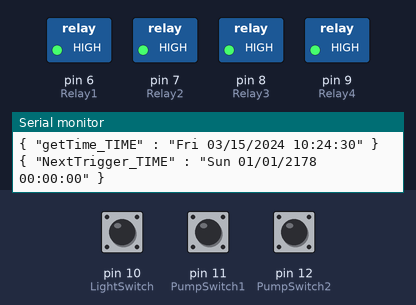
Recording of a sketch running on a simulated Arduino Uno, built with avr-gcc and run on an emulated ATmega328P. Shown: switched loads named in the sketch (green lamp = pin HIGH), the last lines printed to the serial monitor. Dashed ring = blinking. Inputs (shaded band) come from the test bench; at power-on: pin 10 (LightSwitch) LOW, pin 11 (PumpSwitch1) LOW, pin 12 (PumpSwitch2) LOW. The local clock reads 2024-03-15 10:24:30 at power-on unless the sketch sets it.

Above: at 1.2 s.
1.3 s: pin 10 (LightSwitch) pulled HIGH for 3.2 s
At 5.2 s:
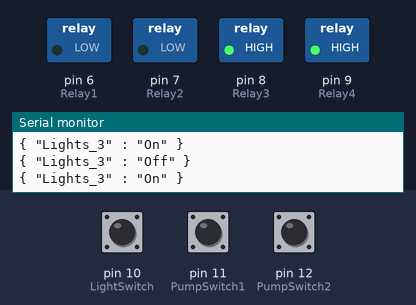
6.0 s: pin 11 (PumpSwitch1) pulled HIGH for 3.2 s
At 6.8 s:
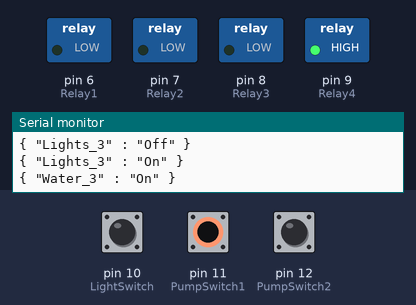
10.7 s: pin 12 (PumpSwitch2) pulled HIGH for 1 s
At 11.3 s:
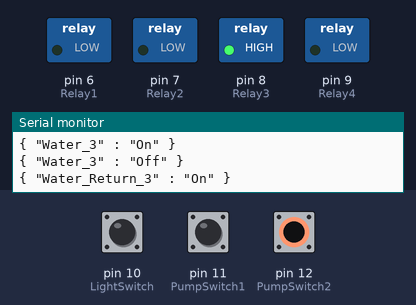
13.2 s: pin 10 (LightSwitch) pulled HIGH for 1 s
At 15.1 s:
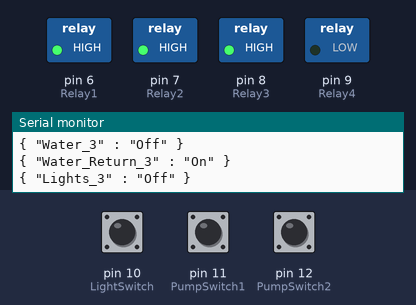
15.7 s: pin 11 (PumpSwitch1) pulled HIGH for 1 s
At 16.8 s:
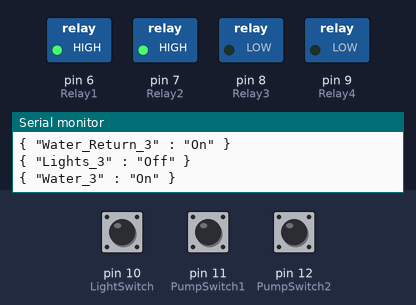
18.2 s: pin 12 (PumpSwitch2) pulled HIGH for 3.2 s
At 22.4 s:
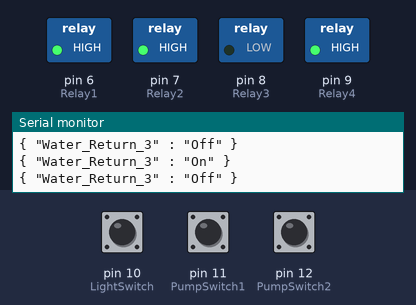
Timing chart, 0 to 23.9 s (numbered marks = the images above; inputs shaded):
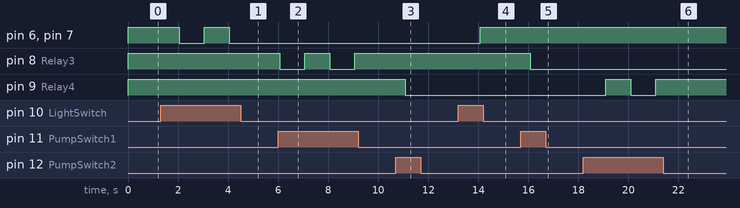

Measured:
- after the input at 1.3 s, pin 6 (Relay1), pin 7 (Relay2): HIGH → LOW after 0.74 s, → HIGH 1.0 s later, → LOW 1.0 s later
- after the input at 6.0 s, pin 8 (Relay3): alternates HIGH for 1.0 s and LOW for 1.0 s, starting after 0.06 s
- after the input at 10.7 s, pin 9 (Relay4): HIGH → LOW after 0.37 s
- after the input at 13.2 s, pin 6 (Relay1), pin 7 (Relay2): LOW → HIGH after 0.88 s
- after the input at 15.7 s, pin 8 (Relay3): HIGH → LOW after 0.38 s
- after the input at 18.2 s, pin 9 (Relay4): LOW → HIGH after 0.89 s, → LOW 1.0 s later, → HIGH 1.0 s later

The sketch:

WithRTC.ino
```cpp
// modes
// mode 1: 18 hours
// mode 2: 16 hours
// mode 3: 12 hours
// mode 4 test
int mode = 3;

// Water
int timesPerWeek = 6;
int duration = 15;

String indexNO = "3";
int realStartDay = 2;            // Sunday is really 1, 2 is Monday
int startDay = realStartDay + 5; // 1 is Sunday, WTF
int startHour = 6;
int startMinute = 4;

// CONNECTIONS:
// DS1302 CLK/SCLK
#define SCLK 5
// DS1302 DAT/IO
#define DAT 4
// DS1302 RST/CE
#define RST 2

// DS1302 VCC --> 3.3v - 5v
// DS1302 GND --> GND
// RST  --> 2
// DAT  --> 4
// SCLK  --> 5
// Relay1  --> 6
// Relay2  --> 7
// Relay3  --> 8
// Relay4  --> 9
// LightSwitch --> 10
// PumpSwitch1 --> 11
// PumpSwitch2 --> 12

const unsigned int MAX_MESSAGE_LENGTH = 255;

#include <ThreeWire.h>
#include <RtcDS1302.h>
#include <TimeLib.h>
#include <TimeAlarms.h>

int Relay1 = 6;
int Relay2 = 7;
int Relay3 = 8;
int Relay4 = 9;
int LightSwitch = 10; // instant on/off
int PumpSwitch1 = 11; // instant on/off
int PumpSwitch2 = 12; // instant on/off

int LightsONOFF = 0;
int PumpONOFF1 = 0;
int PumpONOFF2 = 0;

ThreeWire myWire(DAT, SCLK, RST); // DAT/IO, CLK/SCLK, RST/CE
RtcDS1302<ThreeWire> Rtc(myWire);

// Red Relay - OFF LOW
// Blue Relay - OFF HIGH
#define ON LOW
#define OFF HIGH

void setup()
{
  Serial.begin(115200);

  pinMode(Relay1, OUTPUT);
  pinMode(Relay2, OUTPUT);
  pinMode(Relay3, OUTPUT);
  pinMode(Relay4, OUTPUT);
  pinMode(LightSwitch, INPUT);
  pinMode(PumpSwitch1, INPUT);
  pinMode(PumpSwitch2, INPUT);

  digitalWrite(Relay1, OFF);
  digitalWrite(Relay2, OFF);
  digitalWrite(Relay3, OFF);
  digitalWrite(Relay4, OFF);

  Serial.println(__FILE__);
  Serial.println("Mode = " + String(mode));
  Serial.print("compiled: ");
  Serial.print(__DATE__);
  Serial.print(" ");
  Serial.println(__TIME__);

  Rtc.Begin();

  RtcDateTime compiled = RtcDateTime(__DATE__, __TIME__);
  RtcDateTime errorDate = RtcDateTime(2165, 165, 165, 0, 0, 0);


  if (!Rtc.IsDateTimeValid())
  {
    // Common Causes:
    //    1) first time you ran and the device wasn't running yet
    //    2) the battery on the device is low or even missing

    Serial.println("RTC lost confidence in the DateTime!");
    Rtc.SetDateTime(compiled);
  }

  if (Rtc.GetIsWriteProtected())
  {
    Serial.println("RTC was write protected, enabling writing now");
    Rtc.SetIsWriteProtected(false);
  }

  if (!Rtc.GetIsRunning())
  {
    Serial.println("RTC was not actively running, starting now");
    Rtc.SetIsRunning(true);
  }

  RtcDateTime _time = Rtc.GetDateTime();
  bool Time_Error = false;
  if (_time < compiled)
  {
    Serial.println("RTC is older than compile time!  (Updating DateTime)");
    if (_time > errorDate)
    {
      Serial.println("RTC is older than compile time! But it is 165/165/2165 37:165 (Update canceled)");
      Time_Error = true;
    }
    else
    {
      Serial.println("WTF");
      Rtc.SetDateTime(compiled); // should never execute
    }
  }
  else if (_time > compiled)
  {
    // this is normal operation
    printJSON(compiled, "compiled", "");
    Serial.println("RTC is newer than compile time. (this is expected)");
  }
  else if (_time == compiled)
  {
    Serial.println("RTC is the same as compile time! (not expected but all is fine)");
  }

  if (Time_Error)
  {
    // setTime(compiled.Unix32Time());
    // the RTC is not attached
    // setTime(compiled.Hour(), compiled.Minute(), compiled.Second(), compiled.Day(), compiled.Month(), compiled.Year());
    setTime(compiled.Unix32Time());
  }
  else
  {
    if (_time.Unix32Time() == 2313941504)
    {
      Serial.println("bad");
      Rtc.SetDateTime(compiled);
      _time = Rtc.GetDateTime();
    }
    setTime(_time.Unix32Time() );
  }

  // Time update, should update every night
  //Alarm.alarmRepeat(dowFriday, 0, 2, 0, ReadRTC); // reset the time at midnight once a week on Sunday
  Alarm.alarmRepeat(0, 2, 0, ReadRTC);  //daily at 2:00am

  if (mode == 1)
  {
    // Lights 18 hours
    Alarm.alarmRepeat(6, 0, 0, LightsON);
    Alarm.alarmRepeat(23, 55, 00, LightsOFF);
  }

  if (mode == 2)
  {
    // Lights grow 16 hours
    Alarm.alarmRepeat(7, 0, 0, LightsON);
    Alarm.alarmRepeat(23, 0, 0, LightsOFF);
  }

  if (mode == 3)
  {
    // Lights bud 12 hours
    Alarm.alarmRepeat(9, 0, 0, LightsON);
    Alarm.alarmRepeat(21, 0, 0, LightsOFF);
  }

  if (mode == 4)
  {
    // Lights
    Alarm.alarmRepeat(11, 42, 0, LightsON);
    Alarm.alarmRepeat(11, 43, 0, LightsOFF);
  }

  if (mode == 5)
  {
    // Lights
    Serial.println("No Lights");
  }

  //  let's water
  for (int i = 1; i <= timesPerWeek; i++)
  {
    Serial.print(i);
    Serial.print(F(": "));
    Serial.print(lieDow(startDay));
    Serial.print(F(" "));
    Serial.print(startHour);
    Serial.print(F(":"));
    Serial.println(startMinute);

    Alarm.alarmRepeat(getRealDow(startDay), startHour, startMinute, 0, WaterOn);  //
    Alarm.alarmRepeat(getRealDow(startDay), startHour, startMinute, duration, WaterOff);
    calcTimes();
  }
  printJSON(getRTCDateTime(now()), "getTime", "");
  printJSON(getRTCDateTime(Alarm.getNextTrigger()), "NextTrigger", "");
}

void loop()
{
  readSerial();
  readSwitch();
  Alarm.delay(1000); // tick
}

void config() {
  Serial.println("CONFIGdevice_class:light,name:Light 3 Binary Sensor,value_template:{{value_json.L3BS}},payload_on:SWITCHlightOn,payload_off:SWITCHlightOff");
}

void readSerial()
{
  while (Serial.available() > 0)
  {
    // Create a place to hold the incoming message
    static char message[MAX_MESSAGE_LENGTH];
    static unsigned int message_pos = 0;

    // Read the next available byte in the serial receive buffer
    char inByte = Serial.read();

    // Message coming in (check not terminating character) and guard for over message size
    if (inByte != ';' && (message_pos < MAX_MESSAGE_LENGTH - 1))
    {
      // Add the incoming byte to our message
      message[message_pos] = inByte;
      // Serial.println(inByte);
      message_pos++;
      // Serial.println(message_pos);
      //Serial.println(String(message));
    }
    // Full message received...
    else
    {
      // Add null character to string
      message[message_pos] = '\0';
      // Serial.println(String(message));

      // Reset for the next message
      message_pos = 0;
      // Serial.print("Message: ");
      // Serial.println(String(message));

      // Lights_3_On
      if (String(message) == "Lights_" + indexNO + "_On")
      {
        LightsON();
      }
      if (String(message) == "Lights_" + indexNO + "_Off")
      {
        LightsOFF();
      }
      if (String(message) == "Water_" + indexNO + "_On")
      {
        WaterOn();
      }
      if (String(message) == "Water_" + indexNO + "_Off")
      {
        // Water_3_Off;
        WaterOff();
      }
      if (String(message) == "Water_Return_" + indexNO + "_On")
      {
        WaterReturnOn();
      }
      if (String(message) == "Water_Return_" + indexNO + "_Off")
      {
        // Water_Return_3_Off;
        WaterReturnOff();
      }
      if (String(message).startsWith("Time_Set" + indexNO + "-"))
      {
        // Time_Set3-2024,06,10,21,52,00;
        String temp = String(message);
        temp.remove(0, 10);
        char buf[20];
        temp.toCharArray(buf, 20);
        setMyRTC(buf);
      }
      if (String(message).startsWith("Time_Get" + indexNO + "-"))
      {
        // Time_Get3-;
        printJSON(Rtc.GetDateTime(), "getMyRTC", "");
      }
      if (String(message).startsWith("Alarm_NextTrigger" + indexNO + "-"))
      {
        // Alarm_NextTrigger3-;
        printJSON("NextTrigger", DateMe(Alarm.getNextTrigger()));
      }
      if (String(message).startsWith("Alarm_Read" + indexNO + "-"))
      {
        // Alarm_Read3-;
        printJSON("AlarmRead", DateMe(Alarm.read(0)));
      }
    }
  }
}
void readSwitch()
{
  if (digitalRead(LightSwitch) == HIGH)
  {
    if (LightsONOFF == 0)
    {
      // turn on
      LightsON();
      LightsONOFF = 1;
    }
    else
    {
      LightsOFF();
      LightsONOFF = 0;
    }
  }
  if (digitalRead(PumpSwitch1) == HIGH)
  {
    if (PumpONOFF1 == 0)
    {
      // turn on
      WaterOn();
      PumpONOFF1 = 1;
    }
    else
    {
      WaterOff();
      PumpONOFF1 = 0;
    }
  }
  if (digitalRead(PumpSwitch2) == HIGH)
  {
    if (PumpONOFF2 == 0)
    {
      // turn on
      WaterReturnOn();
      PumpONOFF2 = 1;
    }
    else
    {
      WaterReturnOff();
      PumpONOFF2 = 0;
    }
  }
}

// functions to be called when an alarm triggers:
void LightsON()
{
  printJSON("Lights_" + indexNO, "On");
  digitalWrite(Relay1, ON);
  digitalWrite(Relay2, ON);
  LightsONOFF = 1;
}
void LightsOFF()
{
  printJSON("Lights_" + indexNO, "Off");
  digitalWrite(Relay1, OFF);
  digitalWrite(Relay2, OFF);
  LightsONOFF = 0;
}
void WaterOn()
{
  printJSON("Water_" + indexNO, "On");
  digitalWrite(Relay3, ON);
  PumpONOFF1 = 1;
}
void WaterOff()
{
  printJSON("Water_" + indexNO, "Off");
  digitalWrite(Relay3, OFF);
  PumpONOFF1 = 0;
}

void WaterReturnOn()
{
  printJSON("Water_Return_" + indexNO, "On");
  digitalWrite(Relay4, ON);
  PumpONOFF2 = 1;
}
void WaterReturnOff()
{
  printJSON("Water_Return_" + indexNO, "Off");
  digitalWrite(Relay4, OFF);
  PumpONOFF2 = 0;
}

void ReadRTC()
{
  RtcDateTime _time = Rtc.GetDateTime();
  if (!_time.IsValid())
  {
    // Common Causes:
    //    1) the battery on the device is low or even missing and the power line was disconnected
    Serial.println("RTC lost confidence in the DateTime!");
  }
  else
  {
    setTime(_time.Unix32Time());
  }
  //  printDateTime(_time, "Time after Update: ");
  printJSON(_time, "TimeUpdate", "");
}

#define countof(a) (sizeof(a) / sizeof(a[0]))

void printDateTime(const RtcDateTime &dt, String lable)
{
  char datestring[20];
  String dow = getDOW(dt);
  snprintf_P(datestring,
             countof(datestring),
             PSTR("%02u/%02u/%04u %02u:%02u:%02u"),
             dt.Month(),
             dt.Day(),
             dt.Year(),
             dt.Hour(),
             dt.Minute(),
             dt.Second());
  Serial.print(lable);
  Serial.print(dow + " ");
  Serial.println(datestring);
}

String returnDateTime(const RtcDateTime &dt)
{
  char datestring[20];
  snprintf_P(datestring,
             countof(datestring),
             PSTR("%02u/%02u/%04u %02u:%02u:%02u"),
             dt.Month(),
             dt.Day(),
             dt.Year(),
             dt.Hour(),
             dt.Minute(),
             dt.Second());
  return String(datestring);
}

String str;
void printJSON(const RtcDateTime &dt, String lable, String state)
{
  String datestring = returnDateTime(dt);
  String dow = getDOW(dt);

  str = String("{ ");
  str = str + String("\"") + String(lable) + String("_TIME") + String("\" : \"") + String(dow) + String(" ") + String(datestring) + String("\"");
  if (state != "")
  {
    str = str + String(",\"") + String(lable) + String("\" : \"") + String(state) + String("\"");
  }
  str = str + String(" }");
  Serial.println(str);
}

void printJSON(String lable, String state)
{
  str = String("{ ");
  str = str + String("\"") + String(lable) + String("\" : \"") + String(state) + String("\"");
  str = str + String(" }");
  Serial.println(str);
}

String getDOW(const RtcDateTime &dt)
{
  int dow = dt.DayOfWeek();
  return getDow(dow + 1);
}

String getDow(int dow)
{
  switch (dow)
  {
  case 2:
    return "Mon";
    break;
  case 3:
    return "Tue";
    break;
  case 4:
    return "Wed";
    break;
  case 5:
    return "Thu";
    break;
  case 6:
    return "Fri";
    break;
  case 7:
    return "Sat";
    break;
  case 1:
    return "Sun";
    break;
  }
}

String lieDow(int dow)
{
  switch (dow)
  {
  case 7:
    return "Mon";
    break;
  case 1:
    return "Tue";
    break;
  case 2:
    return "Wed";
    break;
  case 3:
    return "Thu";
    break;
  case 4:
    return "Fri";
    break;
  case 5:
    return "Sat";
    break;
  case 6:
    return "Sun";
    break;
  }
}

void calcTimes()
{
  int hoursInWeek = 168;
  int days_ = (hoursInWeek / timesPerWeek) / 24;
  startDay = startDay + days_;
  int hours_ = (hoursInWeek / timesPerWeek) - (days_ * 24);
  startHour = startHour + hours_;
  if (hoursInWeek > (hoursInWeek / timesPerWeek) * timesPerWeek)
  {
    float hours__ = float(hoursInWeek) / float(timesPerWeek);
    int minutes_ = (hours__ - int(hoursInWeek / timesPerWeek)) * 60;
    startMinute = startMinute + minutes_ + 1; // somewhere in the float to int conversion I lose 1 minute, so I add it back here
    if (startMinute >= 60)
    {
      startMinute = startMinute - 60;
      startHour = startHour + 1;
    }
  }
  if (startHour >= 24)
  {
    startDay = startDay + 1;
    startHour = startHour - 24;
  }
  if (startDay > 7)
  {
    startDay = startDay - 7;
  }
}

String pad10(int i)
{
  if (i < 10)
  {
    return "0" + String(i);
  }
}

timeDayOfWeek_t getRealDow(int dow)
{
  switch (dow)
  {
  case 2:
    return dowMonday;
    break;
  case 3:
    return dowTuesday;
    break;
  case 4:
    return dowWednesday;
    break;
  case 5:
    return dowThursday;
    break;
  case 6:
    return dowFriday;
    break;
  case 7:
    return dowSaturday;
    break;
  case 1:
    return dowSunday;
    break;
  }
}

void setMyRTC(char temp_string[])
{
  char *ptr = strtok(temp_string, ",");
  byte i = 0;
  int myarray[6];
  while (ptr)
  {
    myarray[i] = atoi(ptr);
    ptr = strtok(NULL, ",");
    i++;
  }
  // Time_Set3-2023,09,04,21,00,00;
  RtcDateTime myTime = RtcDateTime(myarray[0], myarray[1], myarray[2], myarray[3], myarray[4], myarray[5]);
  Rtc.SetDateTime(myTime);
  setTime(myTime.Unix32Time());
  printJSON(myTime, "setMyRTC", "");
}

String DateMe(time_t t_unix_date1)
{
  String t = "";
  t = year(t_unix_date1);
  t = t + "/";
  t = t + month(t_unix_date1);
  t = t + "/";
  t = t + day(t_unix_date1);
  t = t + " ";
  t = t + hour(t_unix_date1);
  t = t + ":";
  t = t + minute(t_unix_date1);
  t = t + ":";
  t = t + second(t_unix_date1);

  return t;
}
RtcDateTime getRTCDateTime(uint64_t t_unix_date1)
// RtcDateTime getRTCDateTime(time_t t_unix_date1)
{
  return RtcDateTime(year(t_unix_date1), month(t_unix_date1), day(t_unix_date1), hour(t_unix_date1), minute(t_unix_date1), second(t_unix_date1));
}
```
